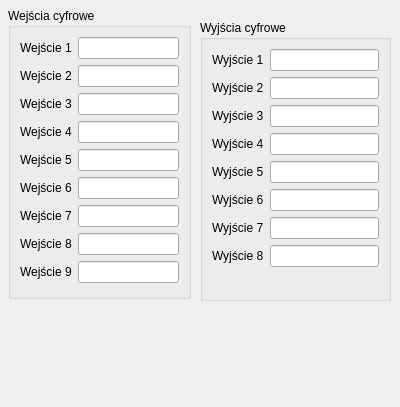
<?xml version="1.0" encoding="UTF-8"?>
<ui version="4.0">
 <class>SygnalyCyfroweUstawienia</class>
 <widget class="QFrame" name="SygnalyCyfroweUstawienia">
  <property name="geometry">
   <rect>
    <x>0</x>
    <y>0</y>
    <width>400</width>
    <height>407</height>
   </rect>
  </property>
  <property name="windowTitle">
   <string>Frame</string>
  </property>
  <widget class="QGroupBox" name="groupBox">
   <property name="geometry">
    <rect>
     <x>8</x>
     <y>8</y>
     <width>183</width>
     <height>291</height>
    </rect>
   </property>
   <property name="title">
    <string>Wejścia cyfrowe</string>
   </property>
   <layout class="QFormLayout" name="formLayout_in">
    <item row="0" column="0">
     <widget class="QLabel" name="linPin1">
      <property name="text">
       <string>Wejście 1</string>
      </property>
     </widget>
    </item>
    <item row="0" column="1">
     <widget class="QLineEdit" name="inPin1Name"/>
    </item>
    <item row="1" column="0">
     <widget class="QLabel" name="linPin2">
      <property name="text">
       <string>Wejście 2</string>
      </property>
     </widget>
    </item>
    <item row="1" column="1">
     <widget class="QLineEdit" name="inPin2Name"/>
    </item>
    <item row="2" column="0">
     <widget class="QLabel" name="linPin3">
      <property name="text">
       <string>Wejście 3</string>
      </property>
     </widget>
    </item>
    <item row="2" column="1">
     <widget class="QLineEdit" name="inPin3Name"/>
    </item>
    <item row="3" column="0">
     <widget class="QLabel" name="linPin4">
      <property name="text">
       <string>Wejście 4</string>
      </property>
     </widget>
    </item>
    <item row="3" column="1">
     <widget class="QLineEdit" name="inPin4Name"/>
    </item>
    <item row="4" column="0">
     <widget class="QLabel" name="linPin5">
      <property name="text">
       <string>Wejście 5</string>
      </property>
     </widget>
    </item>
    <item row="4" column="1">
     <widget class="QLineEdit" name="inPin5Name"/>
    </item>
    <item row="5" column="0">
     <widget class="QLabel" name="linPin6">
      <property name="text">
       <string>Wejście 6</string>
      </property>
     </widget>
    </item>
    <item row="5" column="1">
     <widget class="QLineEdit" name="inPin6Name"/>
    </item>
    <item row="6" column="0">
     <widget class="QLabel" name="linPin7">
      <property name="text">
       <string>Wejście 7</string>
      </property>
     </widget>
    </item>
    <item row="6" column="1">
     <widget class="QLineEdit" name="inPin7Name"/>
    </item>
    <item row="7" column="0">
     <widget class="QLabel" name="linPin8">
      <property name="text">
       <string>Wejście 8</string>
      </property>
     </widget>
    </item>
    <item row="7" column="1">
     <widget class="QLineEdit" name="inPin8Name"/>
    </item>
    <item row="8" column="0">
     <widget class="QLabel" name="linPin9">
      <property name="text">
       <string>Wejście 9</string>
      </property>
     </widget>
    </item>
    <item row="8" column="1">
     <widget class="QLineEdit" name="inPin9Name"/>
    </item>
   </layout>
  </widget>
  <widget class="QGroupBox" name="groupBox_2">
   <property name="geometry">
    <rect>
     <x>200</x>
     <y>20</y>
     <width>191</width>
     <height>281</height>
    </rect>
   </property>
   <property name="title">
    <string>Wyjścia cyfrowe</string>
   </property>
   <layout class="QFormLayout" name="formLayout_out">
    <item row="0" column="0">
     <widget class="QLabel" name="loutPin1">
      <property name="text">
       <string>Wyjście 1</string>
      </property>
     </widget>
    </item>
    <item row="0" column="1">
     <widget class="QLineEdit" name="outPin1Name"/>
    </item>
    <item row="1" column="0">
     <widget class="QLabel" name="loutPin2">
      <property name="text">
       <string>Wyjście 2</string>
      </property>
     </widget>
    </item>
    <item row="1" column="1">
     <widget class="QLineEdit" name="outPin2Name"/>
    </item>
    <item row="2" column="0">
     <widget class="QLabel" name="loutPin3">
      <property name="text">
       <string>Wyjście 3</string>
      </property>
     </widget>
    </item>
    <item row="2" column="1">
     <widget class="QLineEdit" name="outPin3Name"/>
    </item>
    <item row="3" column="0">
     <widget class="QLabel" name="loutPin4">
      <property name="text">
       <string>Wyjście 4</string>
      </property>
     </widget>
    </item>
    <item row="3" column="1">
     <widget class="QLineEdit" name="outPin4Name"/>
    </item>
    <item row="4" column="0">
     <widget class="QLabel" name="loutPin5">
      <property name="text">
       <string>Wyjście 5</string>
      </property>
     </widget>
    </item>
    <item row="4" column="1">
     <widget class="QLineEdit" name="outPin5Name"/>
    </item>
    <item row="5" column="0">
     <widget class="QLabel" name="loutPin6">
      <property name="text">
       <string>Wyjście 6</string>
      </property>
     </widget>
    </item>
    <item row="5" column="1">
     <widget class="QLineEdit" name="outPin6Name"/>
    </item>
    <item row="6" column="0">
     <widget class="QLabel" name="loutPin7">
      <property name="text">
       <string>Wyjście 7</string>
      </property>
     </widget>
    </item>
    <item row="6" column="1">
     <widget class="QLineEdit" name="outPin7Name"/>
    </item>
    <item row="7" column="0">
     <widget class="QLabel" name="loutPin8">
      <property name="text">
       <string>Wyjście 8</string>
      </property>
     </widget>
    </item>
    <item row="7" column="1">
     <widget class="QLineEdit" name="outPin8Name"/>
    </item>
   </layout>
  </widget>
 </widget>
 <resources/>
 <connections/>
</ui>
